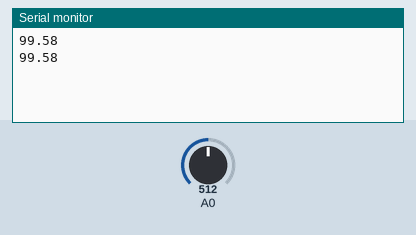
Simulated run of this sketch. Board: Arduino Uno, built with avr-gcc and run on an emulated ATmega328P. Parts: the last lines printed to the serial monitor. Inputs (shaded band) come from the test bench; at power-on: A0 = 512.

Above: at 1.8 s.
1.9 s: A0 set to 0
At 2.8 s:
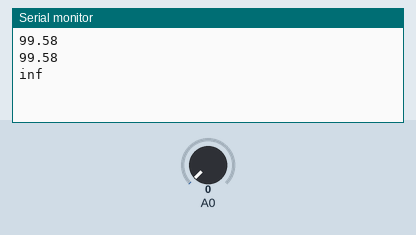
4.5 s: A0 set to 23
At 5.8 s:
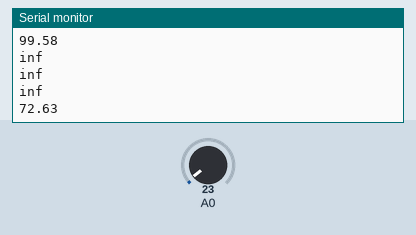

The sketch:

db-level-classification.ino
```cpp
const double dBAnalogQuiet = 10; // envelope - calibrated value from analog input (48 dB equivalent)
const double dBAnalogModerate = 12;
const double dBAnalogLoud = 17;
int value;
float decibelsValueQuiet;
float decibelsValueModerate;
float decibelsValueLoud;
float valueDb;

void setup()
{
  Serial.begin(115200);
}


void loop()
{
  value = analogRead(0);
  if(value<13)
  {
    decibelsValueQuiet = 49.5 + calculateDecibels(value, 'q');
    valueDb = decibelsValueQuiet;
  }
  else if ((value > 13) && ( value < 23) )
  {
    decibelsValueModerate = 65.0 + calculateDecibels(value, 'm');
    valueDb = decibelsValueModerate;
  }
  else if(value > 22)
  {
    decibelsValueLoud = 70 + calculateDecibels(value, 'l');
    valueDb = decibelsValueLoud;
  }
  Serial.println(valueDb);
  delay(1000);
}

//20 LOG(X / .775 + 20 LOG (X)

float calculateDecibels(int x, char c)
{
  float decibelsCalculated;

    if (c == 'q')
      decibelsCalculated = 20 * log10(x/dBAnalogQuiet);
    if (c == 'm')
      decibelsCalculated = 20 * log10(x/dBAnalogModerate);
    if (c == 'l')
      decibelsCalculated = 20 * log10(x/dBAnalogLoud);

  return (decibelsCalculated);
}
```

Measured:
- after the input at 1.9 s, the serial monitor: prints a new line after 0.10 s (image 1)
- after the input at 4.5 s, the serial monitor: prints a new line after 0.50 s (image 2)
